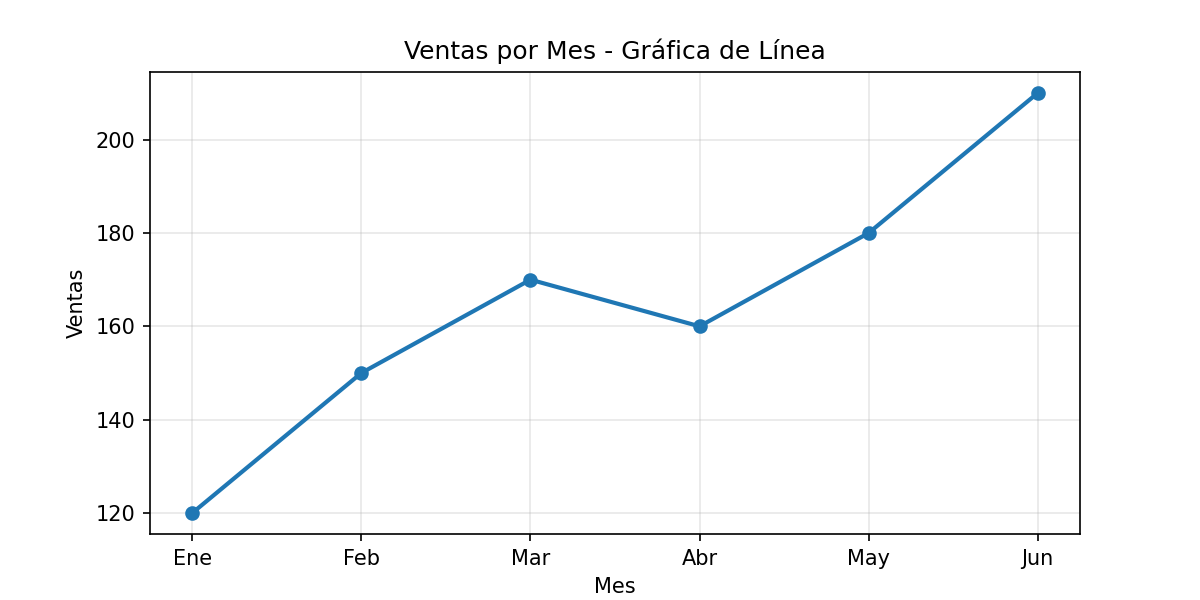

Python code for this plot:
import matplotlib.pyplot as plt

meses = ["Ene", "Feb", "Mar", "Abr", "May", "Jun"]
ventas = [120, 150, 170, 160, 180, 210]

plt.figure(figsize=(8,4))
plt.plot(meses, ventas, marker="o", linewidth=2)

plt.title("Ventas por Mes - Gráfica de Línea")
plt.xlabel("Mes")
plt.ylabel("Ventas")
plt.grid(True, alpha=0.3)

plt.savefig("grafica_linea.png", dpi=150)
plt.show()
